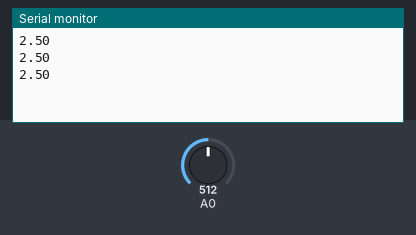
This sketch was run on a simulated Arduino Uno, built with avr-gcc and run on an emulated ATmega328P. Shown: the last lines printed to the serial monitor. The test bench sets the inputs (shaded band); at power-on: A0 = 512.

Above: at 1.3 s.
1.4 s: A0 set to 716
At 1.8 s:
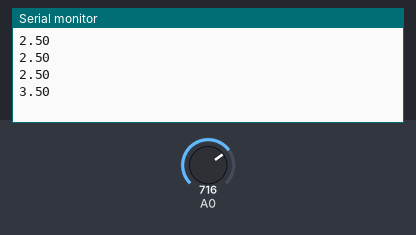
2.9 s: A0 set to 900
At 3.4 s:
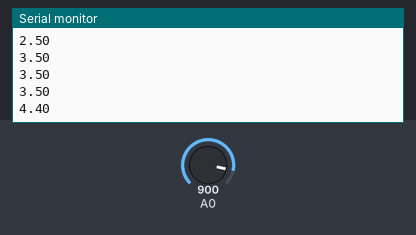
Timing chart, 0 to 5.9 s (numbered marks = the images above; inputs shaded):
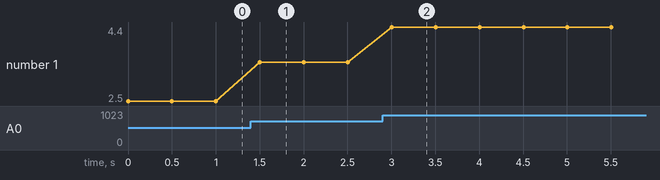

The sketch:

LDR_01.ino
```cpp
void setup() {
  // put your setup code here, to run once:
  Serial.begin(115200);
}

void loop() {
  // put your main code here, to run repeatedly:

  int ldrVal = analogRead(A0);
  float voltage = ldrVal * (5.0/1023.0); //Converting the analog reading
                                          //(which goes from 0-1023) to a voltage (0-5V)
  Serial.println(voltage);
  delay(500);
}
```

Measured:
- after the input at 1.4 s, the serial monitor: prints a new line after 0.10 s (image 1)
- after the input at 2.9 s, the serial monitor: prints a new line after 0.10 s (image 2)
- plotted number 1: 2.5 → 3.5 after the input at 1.4 s, 3.5 → 4.4 after the input at 2.9 s
